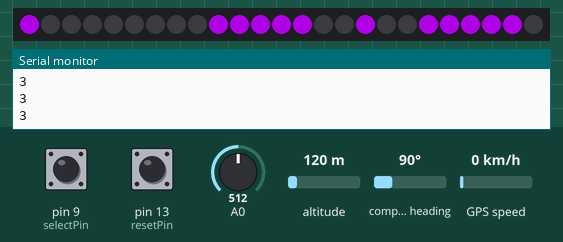
Recording of a sketch running on a simulated Arduino Uno, built with avr-gcc and run on an emulated ATmega328P. Shown: 25 RGB LEDs in strip order, left to right, the last lines printed to the serial monitor. The inputs (shaded band) are chosen by the test bench; at power-on: pin 9 (selectPin) LOW, pin 13 (resetPin) LOW, A0 = 512, altitude 120 m, compass heading 90°, GPS speed 0 km/h. Dim RGB values are drawn brighter than linear; random numbers use the default seed unless the sketch sets one; the GPS gets a fix after 3 s at 37.7749, -122.4194 with 8 satellites.

Above: at 8.8 s.
8.9 s: pin 9 (selectPin) pulled HIGH for 0.15 s
At 10.6 s:
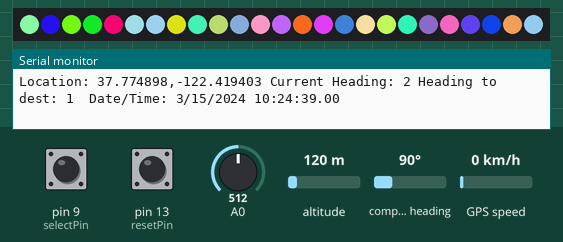
12.0 s: pin 13 (resetPin) pulled HIGH for 0.15 s
At 13.2 s:
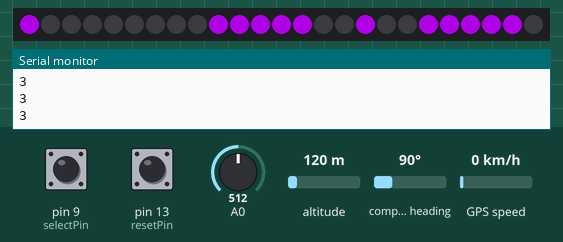
13.6 s: A0 set to 668
15.1 s: A0 set to 694
At 16.2 s:
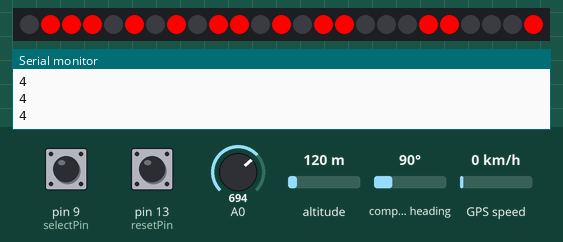
16.6 s: pin 9 (selectPin) pulled HIGH for 1 s
At 18.8 s:
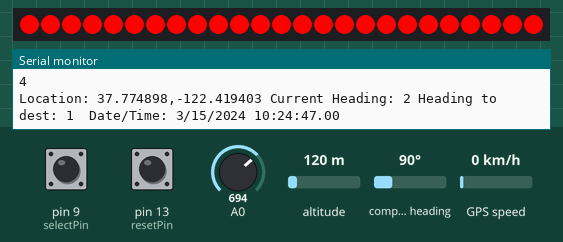
Timing chart, 0 to 20.3 s (numbered marks = the images above; inputs shaded):
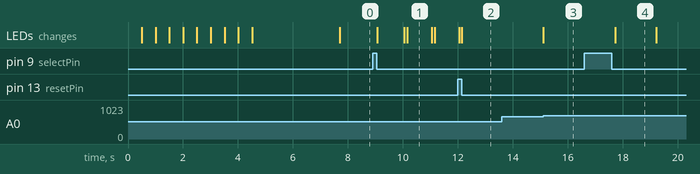

Measured:
- the behaviour switches between 678 and 679 on A0 (found by bisection; images 2 and 3)
- after the input at 8.9 s, the LEDs: first change after 0.17 s (image 1 shows a later state)
- after the input at 15.1 s, the LEDs: change at once (image 3)
- after the input at 16.6 s, the LEDs: change after 1.1 s (image 4)
- what the display in image 1 shows lasts 0.8 s, from 10.2 s to 11.0 s

The sketch:

Starter_code.ino
```cpp
#include <Bounce2.h>
#include <TinyGPS++.h>
#include <Adafruit_NeoPixel.h>
#include <SoftwareSerial.h>

// How many NeoPixels are attached to the Arduino?
#define NUMPIXELS      25

#define NEOPIN 6 // The control pin for the neopixels
#define selectPin 9
#define resetPin 13
// Choose two Arduino pins to use for software serial
// The GPS Shield uses D2 and D3 by default when in DLINE mode
int RXPin = 2;
int TXPin = 3;

const double EIFFEL_TOWER_LAT = 48.85826;
const double EIFFEL_TOWER_LNG = 2.294516;

const int TREASURE = 1;
const int EXER = 2;

//Krannert 34.289125, -85.187522
//Library 34.285816, -85.189213
//Ford Reflecting Pool 34.295339, -85.187894
//Jones 34.285776, -85.186251
float hardLat[4] = {34.289125, 34.285816, 34.295339, 34.285776};
float hardLng[4] = {-85.187522, -85.189213, -85.187894, -85.186251};
// The Skytaq EM-506 GPS module included in the GPS Shield Kit
// uses 4800 baud by default
int GPSBaud = 4800;

// Create a TinyGPS++ object called "gps"
TinyGPSPlus gps;

SoftwareSerial gpsSerial(RXPin, TXPin);

Adafruit_NeoPixel pixels = Adafruit_NeoPixel(NUMPIXELS, NEOPIN, NEO_GRB + NEO_KHZ800);

float destLat;
float destLng;
int brightness = 150;
int curMenu = 0; // the current menu value
int potTwist; //the twist of the potentiometer for selecting things.

Bounce selectButton;
Bounce resetButton;

/* 0 is top menu,
1 is Treasure Hunt,
2 is Exercise tracker,
3 is Options, and -1 means the game is running.
*/
void setup()
{
  curMenu = 0;
  //potentiometer pin
  pinMode(A0,INPUT);
  selectButton = Bounce();
  //?????
  //pinMode(5,INPUT);
  selectButton.attach(selectPin);
  selectButton.interval(10);


  resetButton = Bounce();
  resetButton.attach(resetPin);
  resetButton.interval(5);
 // pinMode(6,INPUT);
  //pinMode(10,OUTPUT);

   // Start the Arduino hardware serial port at 9600 baud
  Serial.begin(9600);
  // Start the software serial port at the GPS's default baud
  gpsSerial.begin(GPSBaud);

  destLat = 48.85826;
  destLng = 2.294516;

  //testing stuff
  pixels.begin();


  for(int i = 0; i < 10;i++)
  {
   showArrow(i,pixels.Color(0,150,0));
  pixels.show();
  delay(500);
 pixels.clear();
  }

  pixels.clear();

for(int i = 0; i < 1000; i++){
  while (gpsSerial.available() > 0)
  Serial.print(gps.encode(gpsSerial.read()));
  pixels.clear();
  showX(pixels.Color(0,brightness, 0));
  pixels.show();
    if (gps.encode(gpsSerial.read())){
      displayInfo();
    }
    delay(1);
  }

}

void loop()
{

  while (gpsSerial.available() > 0)
    if (gps.encode(gpsSerial.read())){
      displayInfo();
      pixels.clear();

      updateValues();
      //Serial.println("Reset: " ); Serial.print(pressedReset());
      if(pressedReset()){
       reset();
      }

      //treasure hunt
      if(curMenu == -1)
        run();
      //party mode
      else if(curMenu == -2)
        partyMode();
      //signal mode
      else if(curMenu == -3)
       signalMode();
    }


  while(curMenu == 0){
   checkMenu();
  }

  switch(curMenu){
    case 1 : startTreasure(); break;
    case 2 : startExercise(); break;
    case 3 : startParty(); break;
    case 4 : startSignals(); break;
    //no case 5 yet
  }

  if (millis() > 5000 && gps.charsProcessed() < 10)
  {
    Serial.println(F("No GPS detected"));
    while(true);
  }
}

void startParty(){
  curMenu = -2;
  int x = 0;
    while(x < 3){
  pixels.clear();
  for(int i = 0; i<25; i++){
   pixels.setPixelColor(i, pixels.Color(0, 255, 0));
  }
  pixels.show();
  x++;
  delay(300);
  }
  pixels.clear();

}

void partyMode(){
  pixels.clear();
  for(int i = 0; i<25; i++){
   pixels.setPixelColor(i, pixels.Color(random(0,255), random(0,255), random(0,255)));
  }
  pixels.show();
}

void startSignals(){
  curMenu = -3;

}

void signalMode(){
  pixels.clear();
  for(int i = 0; i<25; i++){
   pixels.setPixelColor(i, pixels.Color(255, 0, 0));
  }
  pixels.show();
  delay(1500);
  pixels.clear();
  for(int x = 0; x<25; x++){
   pixels.setPixelColor(x, pixels.Color(255, 102, 0));
  }
  pixels.show();
  delay(1500);

}

void startExercise(){
  startTreasure();
}

boolean pressedReset()
{
 return resetButton.rose();
}

boolean pressedSelect()
{
 return selectButton.fell();
}


//needs to be updated
void run()
{
  Serial.println(atDest());
if(atDest()){
   curMenu = 0;
   int x = 0;
   while(x < 4){
   for(int i = 0; i<25; i++){
    pixels.setPixelColor(i, pixels.Color(0,0,brightness));
   }
   x++;
   delay(1000);
   }
}
 else{
 pixels.clear();
 showDirection();
 pixels.show();
 }

}

//updates buttons and potentiometer
void updateValues()
{
  potTwist = analogRead(A0);
  selectButton.update();
  resetButton.update();
}

//needs to be reworked
void checkMenu()
{
  updateValues();
   int temp = ceil((potTwist+1)/(1024/6));
   Serial.println(temp);

  pixels.clear();
  switch (temp) {
  case 0 :  for(int i = 0; i< 25; i++){
     pixels.setPixelColor(i, pixels.Color(0,255,min(255, (i*5)+5)));
    } break;
  case 1 : showT(); break;
  case 2 : showE(); break;
  case 3 : showP(); break;
  case 4 : showW(); break;
  case 5 : showT(); break;
  case 6 : showT(); break;

  }
  pixels.show();
  /*
  else if(temp == 1){
   pixels.clear();
   showT();
   pixels.show();
  }
  else if(temp == 2){
   pixels.clear();
   showE();
   pixels.show();
  }
  else if(temp == 3){
   pixels.clear();
   showP();
   pixels.show();
  }
  else if(temp == 6){
   pixels.clear();
   showO();
   pixels.show();
  }
  */
   if(pressedSelect()){
     selectMenu(temp+curMenu);
   }else if(pressedReset())
    reset();
}

void selectMenu(int selection)
{
 // curMenu = curMenu + (4 * selection) + 1;

 switch (selection){
  case 0 : curMenu = 0; break;// sets the current menu to the value of treasure hunt
  case 1 : curMenu = 1; break;
  case 2 : curMenu = 2; break;
  case 3 : curMenu = 3; break;
  case 4 : curMenu = 4; break;
  case 5 : curMenu = 1; break;
  case 6 : curMenu = 6; break;
  default : Serial.println("Error"); break;
 }
}
boolean atDest()
{
 //return ((abs(gps.location.lat() - destLat) < 0.0001) && (abs(gps.location.lng() - destLng) < 0.0001));
 return (gps.location.lat() == destLat && gps.location.lng() == destLng);
}

//treasure hunt game
void startTreasure()
{
  //look into better way to get time
 //u32_int startTime = gps.time.value();
 curMenu = -1;
 int r = random(0,4);
 destLat = hardLat[r];
 destLng = hardLng[r];
 Serial.print("Dest lat: "); Serial.println(destLat,6);
 Serial.print("Dest lng: "); Serial.println(destLng,6);
}

void reset()
{
 curMenu = 0; //sets the menu back to the top level menu
}

//changes brightness based on time
void updateBrightness()
{
  int time = gps.time.hour();
 if(time >= 18 || time <= 6)
  brightness = 200;
   else
  brightness = 100;
}

//h is the current heading
void showDirection()
{
  showArrow(getDirection(), pixels.Color(0,brightness,0));
}

// 0 = forward
// 1 = forward right
// 2 = right
// 3 = down right
// 4 = down
// 5 = down left
// 6 = left
// 7 = up left
void showArrow(int dir, uint32_t c)
{
  //Serial.println(dir);
  switch (dir) {
  case 0 : up(c); break;
  case 1 : upRight(c); break;
  case 2 : right(c); break;
  case 3 : downRight(c); break;
  case 4 : down(c); break;
  case 5 : downLeft(c); break;
  case 6 : left(c); break;
  case 7 : upLeft(c); break;
  case 8 : up(c); break;
  default : showX(c); break;
  }
}

void endMode()
{
  /*
 switch (curMode){
  case 1 : endTreasure(); break;
  case 2 : endExercise(); break;
 }
 */
}

//h is current heading
int getDirection()
{
  int h = getHeading();
  if(h == 8)
    h = 0;

  int temp = h - headingToDest();
  if(temp <= 0)
  {
   return abs(temp);
  }else
  return abs(temp - 8);
}

/**
returns a numerical destination
0 or 8 -> N
1 -> NE
2 -> E
3 -> SE
4 -> S
5 -> SW
6 -> W
7 -> NW
*/
int getHeading()
{
 double temp = gps.course.deg();
  return round(temp/ 45);

}

int headingToDest()
{
 double heading = gps.courseTo(
    gps.location.lat(),
    gps.location.lng(),
    destLat,
    destLng);
   return round(heading/45);
}


void up(uint32_t color){
 pixels.setPixelColor(2,color);
 pixels.setPixelColor(7,color);
 pixels.setPixelColor(12,color);
 pixels.setPixelColor(17,color);
 pixels.setPixelColor(22,color);

 pixels.setPixelColor(16,color);
 pixels.setPixelColor(18,color);
 pixels.setPixelColor(10,color);
 pixels.setPixelColor(14,color);
}

void down(uint32_t color)
{
 pixels.setPixelColor(2,color);
 pixels.setPixelColor(7,color);
 pixels.setPixelColor(12,color);
 pixels.setPixelColor(17,color);
 pixels.setPixelColor(22,color);

 pixels.setPixelColor(6,color);
 pixels.setPixelColor(8,color);
 pixels.setPixelColor(10,color);
 pixels.setPixelColor(14,color);
}

void left(uint32_t color){
  pixels.setPixelColor(10,color);
  pixels.setPixelColor(11,color);
  pixels.setPixelColor(12,color);
  pixels.setPixelColor(13,color);
  pixels.setPixelColor(14,color);

  pixels.setPixelColor(8,color);
  pixels.setPixelColor(18,color);
  pixels.setPixelColor(2,color);
  pixels.setPixelColor(22,color);
}

void right(uint32_t color)
{
  pixels.setPixelColor(10,color);
  pixels.setPixelColor(11,color);
  pixels.setPixelColor(12,color);
  pixels.setPixelColor(13,color);
  pixels.setPixelColor(14,color);

  pixels.setPixelColor(6,color);
  pixels.setPixelColor(16,color);
  pixels.setPixelColor(2,color);
  pixels.setPixelColor(22,color);
}

void upRight(uint32_t color)
{
 pixels.setPixelColor(0,color);
 pixels.setPixelColor(8,color);
 pixels.setPixelColor(12,color);
 pixels.setPixelColor(16,color);
 pixels.setPixelColor(24,color);

 pixels.setPixelColor(23,color);
 pixels.setPixelColor(15,color);
 pixels.setPixelColor(22,color);
 pixels.setPixelColor(14,color);
}

void upLeft(uint32_t color)
{
 pixels.setPixelColor(4,color);
 pixels.setPixelColor(6,color);
 pixels.setPixelColor(12,color);
 pixels.setPixelColor(18,color);
 pixels.setPixelColor(20,color);

 pixels.setPixelColor(21,color);
 pixels.setPixelColor(19,color);
 pixels.setPixelColor(22,color);
 pixels.setPixelColor(10,color);
}

void downLeft(uint32_t color)
{
 pixels.setPixelColor(0,color);
 pixels.setPixelColor(8,color);
 pixels.setPixelColor(12,color);
 pixels.setPixelColor(16,color);
 pixels.setPixelColor(24,color);

 pixels.setPixelColor(9,color);
 pixels.setPixelColor(1,color);
 pixels.setPixelColor(10,color);
 pixels.setPixelColor(2,color);
}

void downRight(uint32_t color)
{
 pixels.setPixelColor(4,color);
 pixels.setPixelColor(6,color);
 pixels.setPixelColor(12,color);
 pixels.setPixelColor(18,color);
 pixels.setPixelColor(20,color);

 pixels.setPixelColor(3,color);
 pixels.setPixelColor(5,color);
 pixels.setPixelColor(14,color);
 pixels.setPixelColor(2,color);
}

void showT(){
 pixels.setPixelColor(24,pixels.Color(255,102,0));
 pixels.setPixelColor(23,pixels.Color(255,102,0));
 pixels.setPixelColor(22,pixels.Color(255,102,0));
 pixels.setPixelColor(21,pixels.Color(255,102,0));
 pixels.setPixelColor(20,pixels.Color(255,102,0));

 pixels.setPixelColor(17,pixels.Color(255,102,0));
 pixels.setPixelColor(12,pixels.Color(255,102,0));
 pixels.setPixelColor(7,pixels.Color(255,102,0));
 pixels.setPixelColor(2,pixels.Color(255,102,0));

}

void showE(){
 pixels.setPixelColor(24,pixels.Color(255,119,255));
 pixels.setPixelColor(23,pixels.Color(255,119,255));
 pixels.setPixelColor(22,pixels.Color(255,119,255));
 pixels.setPixelColor(21,pixels.Color(255,119,255));
 pixels.setPixelColor(20,pixels.Color(255,119,255));

 pixels.setPixelColor(19,pixels.Color(255,119,255));
 pixels.setPixelColor(10,pixels.Color(255,119,255));
 pixels.setPixelColor(9,pixels.Color(255,119,255));
 pixels.setPixelColor(0,pixels.Color(255,119,255));

 pixels.setPixelColor(11,pixels.Color(255,119,255));
 pixels.setPixelColor(12,pixels.Color(255,119,255));
 pixels.setPixelColor(1,pixels.Color(255,119,255));
 pixels.setPixelColor(2,pixels.Color(255,119,255));
 pixels.setPixelColor(3,pixels.Color(255,119,255));
 pixels.setPixelColor(4,pixels.Color(255,119,255));
}

void showW(){
 pixels.setPixelColor(20,pixels.Color(255,0,0));
 pixels.setPixelColor(19,pixels.Color(255,0,0));
 pixels.setPixelColor(10,pixels.Color(255,0,0));
 pixels.setPixelColor(9,pixels.Color(255,0,0));

 pixels.setPixelColor(24,pixels.Color(255,0,0));
 pixels.setPixelColor(15,pixels.Color(255,0,0));
 pixels.setPixelColor(14,pixels.Color(255,0,0));
 pixels.setPixelColor(5,pixels.Color(255,0,0));

 pixels.setPixelColor(1,pixels.Color(255,0,0));
 pixels.setPixelColor(2,pixels.Color(255,0,0));
 pixels.setPixelColor(3,pixels.Color(255,0,0));
 pixels.setPixelColor(7,pixels.Color(255,0,0));
 pixels.setPixelColor(12,pixels.Color(255,0,0));

}

void showP(){
 pixels.setPixelColor(20,pixels.Color(134,1,175));
 pixels.setPixelColor(19,pixels.Color(134,1,175));
 pixels.setPixelColor(10,pixels.Color(134,1,175));
 pixels.setPixelColor(9,pixels.Color(134,1,175));
 pixels.setPixelColor(0,pixels.Color(134,1,175));

 pixels.setPixelColor(23,pixels.Color(134,1,175));
 pixels.setPixelColor(22,pixels.Color(134,1,175));
 pixels.setPixelColor(21,pixels.Color(134,1,175));
 pixels.setPixelColor(16,pixels.Color(134,1,175));
 pixels.setPixelColor(13,pixels.Color(134,1,175));
 pixels.setPixelColor(11,pixels.Color(134,1,175));
 pixels.setPixelColor(12,pixels.Color(134,1,175));

}

void showX(uint32_t color)
{
 pixels.setPixelColor(0,color);
 pixels.setPixelColor(8,color);
 pixels.setPixelColor(18,color);
 pixels.setPixelColor(24,color);

 pixels.setPixelColor(4,color);
 pixels.setPixelColor(6,color);
 pixels.setPixelColor(12,color);
 pixels.setPixelColor(16,color);
 pixels.setPixelColor(20,color);
}

void showCross(uint32_t color){
  pixels.setPixelColor(10,color);
  pixels.setPixelColor(11,color);
  pixels.setPixelColor(12,color);
  pixels.setPixelColor(13,color);
  pixels.setPixelColor(14,color);

 pixels.setPixelColor(2,color);
 pixels.setPixelColor(7,color);
 pixels.setPixelColor(17,color);
 pixels.setPixelColor(22,color);
}


void displayInfo()
{
  Serial.print(F("Location: "));
  if (gps.location.isValid())
  {
    Serial.print(gps.location.lat(), 6);
    Serial.print(F(","));
    Serial.print(gps.location.lng(), 6);

    Serial.print(" Current Heading: ");
    Serial.print(getHeading());
    Serial.print(" Heading to dest: ");
    Serial.print(headingToDest());

  }
  else
  {
    Serial.print(F("INVALID"));
  }

  Serial.print(F("  Date/Time: "));
  if (gps.date.isValid())
  {
    Serial.print(gps.date.month());
    Serial.print(F("/"));
    Serial.print(gps.date.day());
    Serial.print(F("/"));
    Serial.print(gps.date.year());
  }
  else
  {
    Serial.print(F("INVALID"));
  }

  Serial.print(F(" "));
  if (gps.time.isValid())
  {
    if (gps.time.hour() < 10) Serial.print(F("0"));
    Serial.print(gps.time.hour());
    Serial.print(F(":"));
    if (gps.time.minute() < 10) Serial.print(F("0"));
    Serial.print(gps.time.minute());
    Serial.print(F(":"));
    if (gps.time.second() < 10) Serial.print(F("0"));
    Serial.print(gps.time.second());
    Serial.print(F("."));
    if (gps.time.centisecond() < 10) Serial.print(F("0"));
    Serial.print(gps.time.centisecond());
  }
  else
  {
    Serial.print(F("INVALID"));
  }

  Serial.println();
}
```
